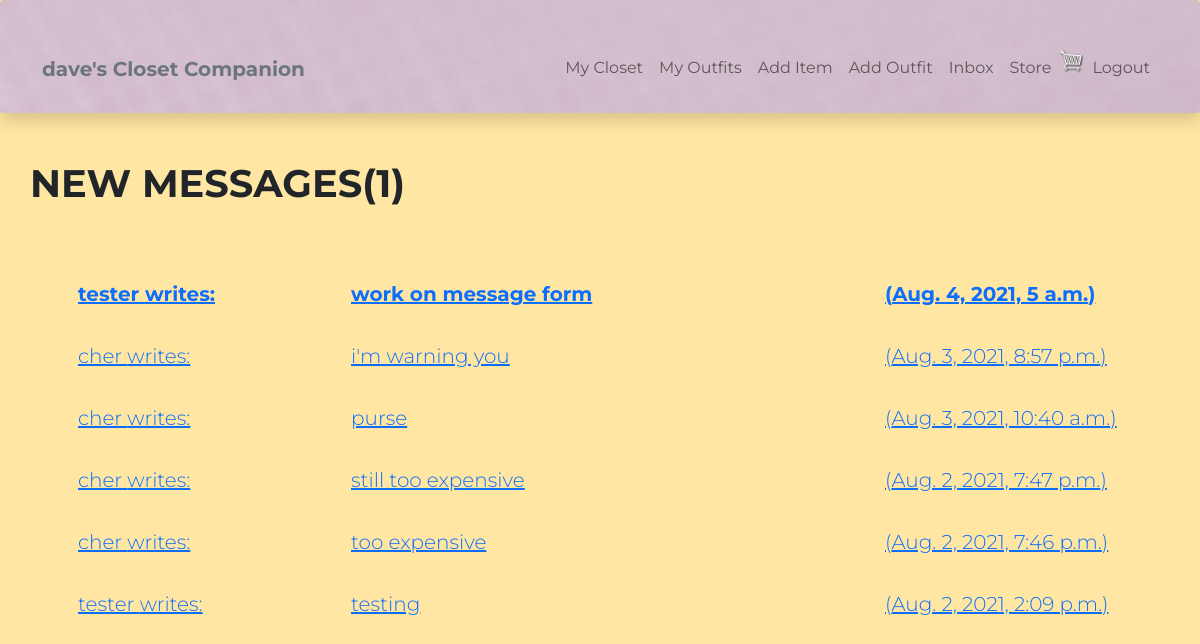
The app's page /inbox/ (signed in), older data.
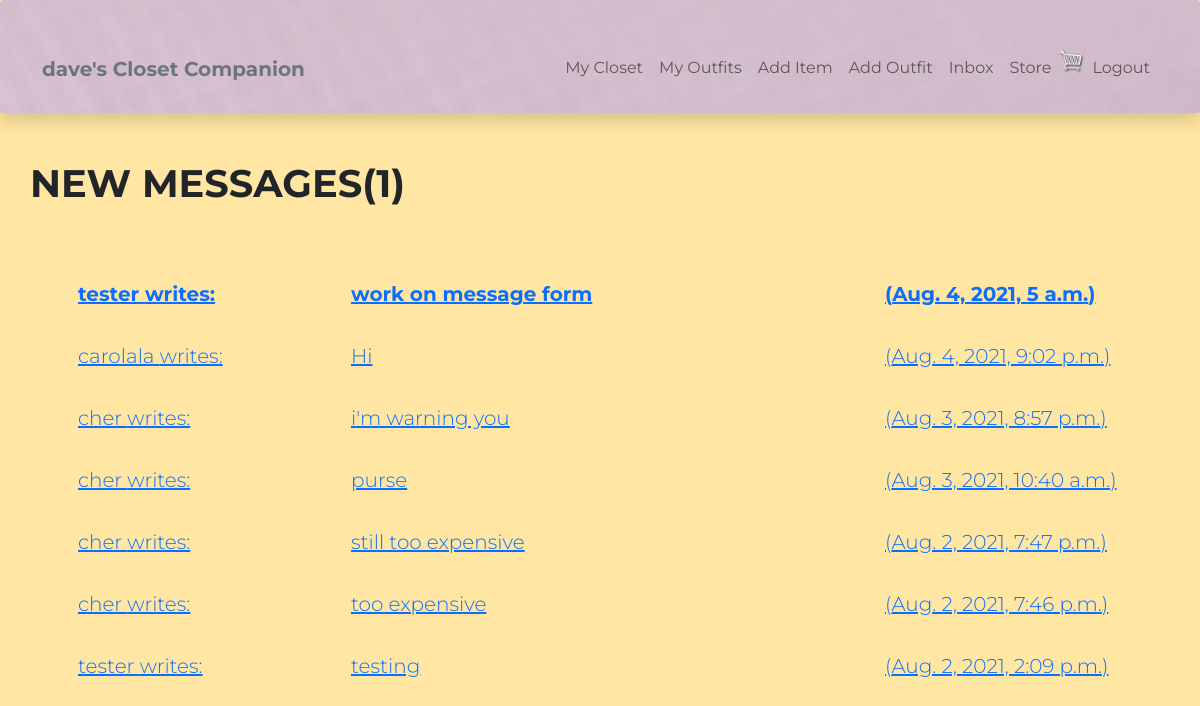
The same page, newer data.
### user/models.py (models this page shows, shortened)
class Message(models.Model):
    sender = models.ForeignKey(Profile, on_delete=models.SET_NULL, null=True, blank=True)
    recipient = models.ForeignKey(Profile, on_delete=models.SET_NULL, null=True, blank=True, related_name="messages")
    name = models.CharField(max_length=200, blank=True, null=True)
    email = models.EmailField(max_length=200, blank=True, null=True)
    subject = models.CharField(max_length=200, blank=True, null=True)
    body = models.TextField()
    is_read = models.BooleanField(default = False, null=True)
    created = models.DateTimeField(auto_now_add=True)
    id = models.UUIDField(default=uuid.uuid4, unique=True, primary_key=True, editable=False)
    class Meta:
        ordering = ['is_read', '-created']

class Profile(models.Model):
    user = models.OneToOneField(
        User, on_delete=models.CASCADE, null=True, blank=True)
    name = models.CharField(max_length=200, blank=True, null=True)
    email = models.EmailField(max_length=500, blank=True, null=True)
    username = models.CharField(max_length=200, blank=True, null=True)
    created = models.DateTimeField(auto_now_add=True)
    id = models.UUIDField(default=uuid.uuid4, unique=True,
                          primary_key=True, editable=False)
    def __str__(self):
        return str(self.username)

### user/views.py (the view)
# urls.py: path('inbox/', views.inbox, name='inbox'),
@login_required(login_url="login")
def inbox(request):
    profile = request.user.profile
    messageRequests = profile.messages.all()
    unreadCount = messageRequests.filter(is_read=False).count()
    context = {'messageRequests': messageRequests, 'unreadCount': unreadCount,}
    return render(request, 'user/inbox.html', context)

### user/templates/user/inbox.html
{% extends 'main.html' %}
{% block content %}
  <main class="inbox my-xl">
    <div class="content-box">
      <h3 class="inbox__title">New Messages(<span>{{unreadCount}}</span>)</h3>
      <ul class="messages">
        {% for message in messageRequests %}
        {% if message.is_read == False %}
        <li class="message message--unread">
          {% else %}
          <li class="message">
        {% endif %}
          <a href="{% url 'message' message.id %}">
            <span class="message__author">{{message.sender}} writes: </span>
            <span class="message__subject">{{message.subject}}</span>
            <span class="message__date">({{message.created}})</span>
          </a>
        </li>
        {% endfor %}
      </ul>
    </div>
  </main>
{% endblock %}

Row changes from the older to the newer data that the page shows:
added Message: sender "carolala", subject "Hi", created "Aug. 4, 2021, 9:02 p.m."
